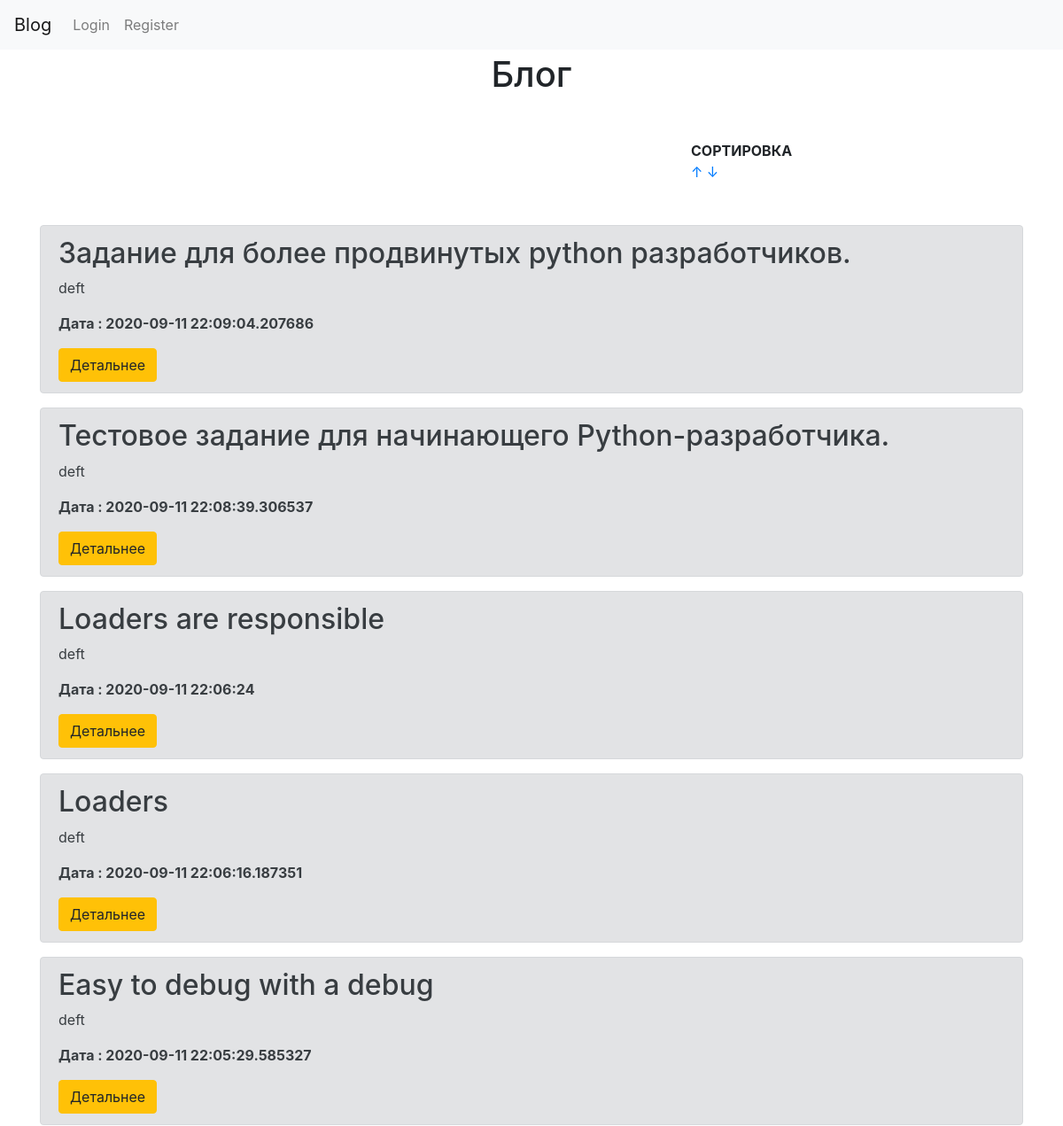
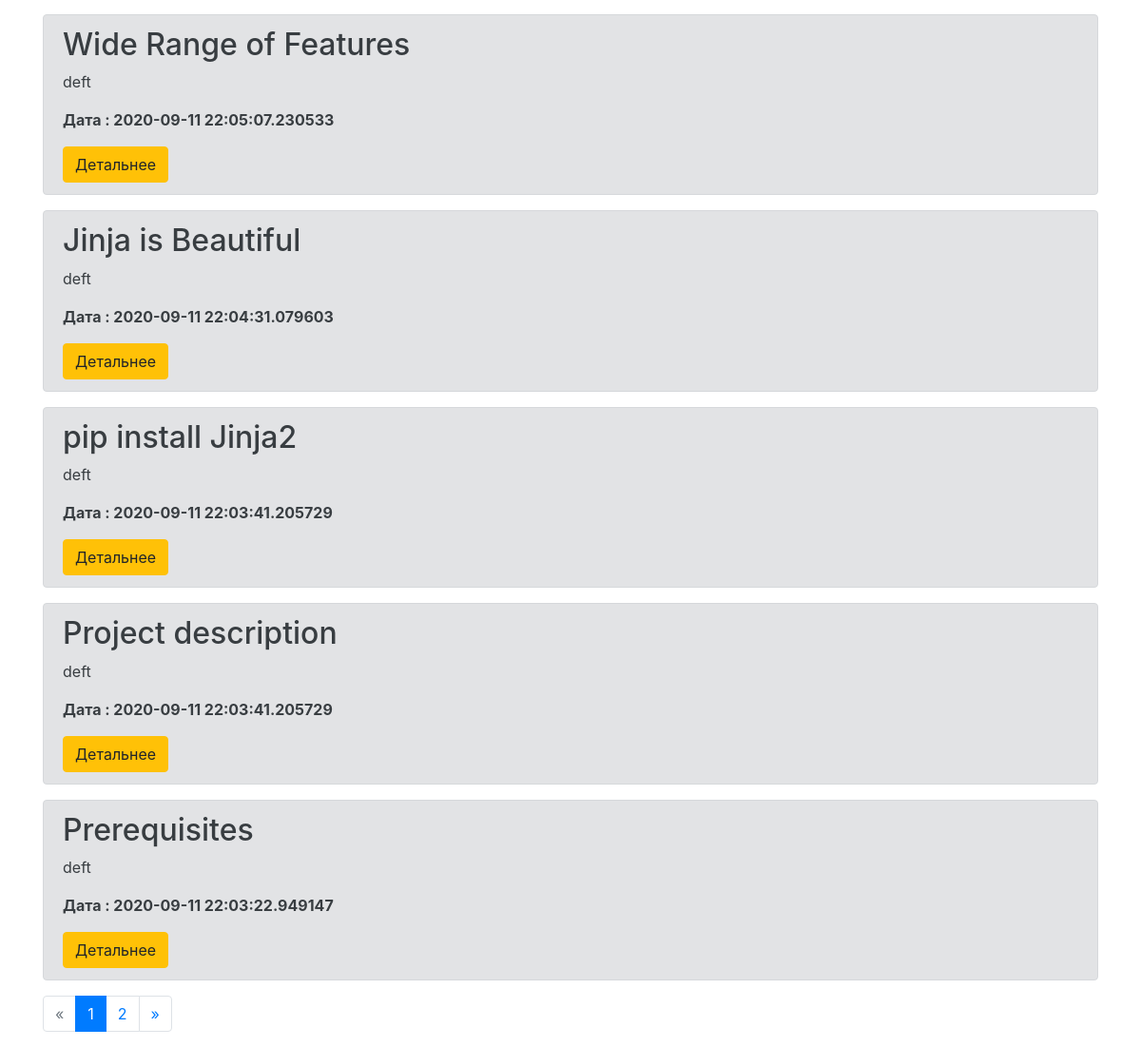
The page / on the database its author committed (2 pictures, top to bottom).
### app.py (models this page shows, shortened)
class Article(db.Model):
    id=db.Column(db.Integer,primary_key=True)
    Authors=db.Column(db.String(50), nullable = False)
    Header=db.Column(db.String(300), nullable = False)
    content = db.Column(db.String(1500), nullable = False)
    img1=db.Column(db.String(248), nullable=True)
    creationData=db.Column(db.DateTime,default=datetime.now())
    tagi= db.relationship('Tag',backref='tags',lazy='dynamic')

### app.py (the view)
@app.route('/')
def index():
    sort = request.args.get('sort')
    page=request.args.get('page')
    articles = Article.query.order_by(Article.creationData.desc())
    if sort is not None:
        if sort == '1':
            articles = Article.query.order_by(Article.creationData)
        elif sort == '2':
            articles = Article.query.order_by(Article.creationData.desc())
    if page and page.isdigit():
        page=int(page)
    else:
        page=1
    pages=articles.paginate(page=page,per_page=10)
    return render_template('index.html',articles=articles,pages =pages)

### templates/index.html (shortened to what this page needs)
        {% extends "base.html" %}
        {% block content %}
    <div class="container">
        <h1 class="text-center mt-1"> Блог </h1>
            </div>
    <div class="row" style= margin-top:50px;margin-left:315px>
        <div class="col-md-2 offset-md-6">
            <span><b>СОРТИРОВКА</b></span>
            <a href="/?sort=1">&uarr;</a>
            <a href="/?sort=2">&darr;</a>
        </div>
</div>
<div class="container mt-5">
    {%for art in pages.items%}
    <div class="alert alert-secondary">
        <h2>{{art.Header}}</h2>
        <p>{{ art.Authors}}</p>
        <p><b>Дата : {{art.creationData}}</b></p>
        <a href="/show?id={{ art.id }}"class="btn btn-warning"> Детальнее </a>
    </div>
    {%endfor%}
            <nav aria-label="...">
                <ul class="pagination">
                  <li {%if not pages.prev_num%} class="page-item disabled" {%else%} class="page-item " {%endif%}>
                    <a class="page-link" href='./?page={{pages.prev_num}}' tabindex="-1">«</a>
                  </li>
                  {%for page in pages.iter_pages() %}
                  {%if  page==pages.page%} <li class="page-item active">{%endif%}
                      {%if page %}
                    <a class="page-link" href="./?page={{page}}">{{page}} <span class="sr-only">(current)</span></a>
                  </li>
                  {%else%}
                  <li class="page-item disabled"><a class="page-link" href="">...</a></li>
                  {%endif%}
                  {% endfor %}
                  <li {%if not pages.next_num%} class="page-item disabled" {%else%} class="page-item " {%endif%}>
                      <a class="page-link" href="./?page={{pages.next_num}}">»</a>
                  </li>
              </ul>
              </nav>        </div>
{% endblock %}

### templates/base.html (shortened to what this page needs)
<!DOCTYPE html>
    <head>
      <link rel="stylesheet" href="https://stackpath.bootstrapcdn.com/bootstrap/4.5.0/css/bootstrap.min.css">
      <nav class="navbar navbar-expand-lg navbar-light bg-light">
        <a class="navbar-brand" href="{{ url_for('index') }}"> Blog</a>
        <div class="collapse navbar-collapse" id="navbarNav">
          <ul class="navbar-nav">
            {% if current_user.is_authenticated %}
            <li class="nav-item">
              <a class="nav-link" href="{{ url_for('profile') }} " > Welcome {{current_user.username}}</a>
            </li>
            <li class="nav-item">
              <a class="nav-link" href="{{ url_for('add') }}" > Add post</a>
            </li>
            <li class="nav-item">
              <a class="nav-link" href="\admin"  >Admin</a>
            </li>
            <li class="nav-item">
              <a class="nav-link" href="{{ url_for('logout') }}"> Logout</a>
            </li>
            {% else %}
            <li class="nav-item">
              <a class="nav-link" href="{{ url_for('login') }}"  >Login</a>
            </li>
            <li class="nav-item">
              <a class="nav-link" href="{{ url_for('register') }}" > Register</a>
            </li>
              {% endif %}
          </ul>
        </div>
      </nav>
      </head>
      <body>
        {%block content%} {%endblock%}
      </body>
</html>

### rows shown on the page
Article: Header "Задание для более продвинутых python разработчиков.", Authors "deft", creationData "2020-09-11 22:09:04.207686"
Article: Header "Тестовое задание для начинающего Python-разработчика.", Authors "deft", creationData "2020-09-11 22:08:39.306537"
Article: Header "Loaders are responsible", Authors "deft", creationData "2020-09-11 22:06:24"
Article: Header "Loaders", Authors "deft", creationData "2020-09-11 22:06:16.187351"
Article: Header "Easy to debug with a debug", Authors "deft", creationData "2020-09-11 22:05:29.585327"
Article: Header "Wide Range of Features", Authors "deft", creationData "2020-09-11 22:05:07.230533"
Article: Header "Jinja is Beautiful", Authors "deft", creationData "2020-09-11 22:04:31.079603"
Article: Header "pip install Jinja2", Authors "deft", creationData "2020-09-11 22:03:41.205729"
Article: Header "Project description", Authors "deft", creationData "2020-09-11 22:03:41.205729"
Article: Header "Prerequisites", Authors "deft", creationData "2020-09-11 22:03:22.949147"

### other values the page prints
{{ page }} "1" "2"
